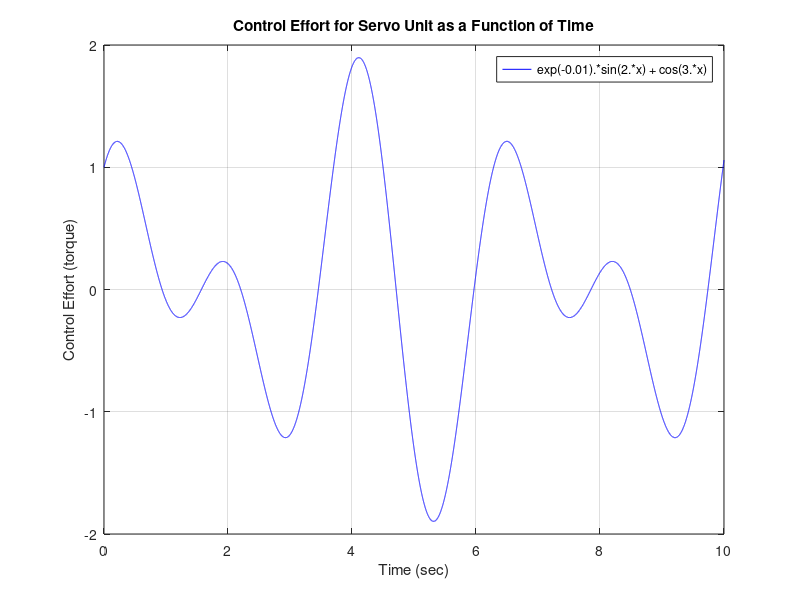

This chart was generated by the following MATLAB code: (Note: this script raises an error after producing the figure.)
%%%%%%%%%%%%%%%%%%%%%%%%%%%%%%%%%%%%%%%%%%%%%%%%%%%%%%%%%%%%%%%%%%%%%%%%%%%
%
%  Programmer(s) and Purdue Email Address(es):
%  1. Mark Luzarowski mluzarow@purdue.edu
%
%  Section: 017
%
%  Assignment #: 13.3 
%
%  Academic Integrity Statement:
%
%       I/we have not used source code obtained from
%       any other unauthorized source, either modified
%       or unmodified.  Neither have I/we provided access
%       to my/our code to another. The project I/we am/are submitting
%       is my/our own original work.
%
%  Program Description: Graphs the given equation and finds said graph's
%  minimums.
%
%%%%%%%%%%%%%%%%%%%%%%%%%%%%%%%%%%%%%%%%%%%%%%%%%%%%%%%%%%%%%%%%%%%%%%%%%%%

% --- INPUTS ---
%The equation of torque for a servo unit.
control_equ = 'exp(-0.01)*sin(2*x) + cos(3*x)';

% --- CALCULATIONS ---
%Plot the function from 0 to 10 seconds with blue line.
fplot(control_equ, [0 10], 'b-');
title('Control Effort for Servo Unit as a Function of Time');
xlabel('Time (sec)');
ylabel('Control Effort (torque)');
grid;

% --- OUTPUTS ----
%Finds the y of each minimum point.
[~, min1] = fminbnd(control_equ, 1, 1.5);
[~, min2] = fminbnd(control_equ, 2.5, 3.25);
[~, min3] = fminbnd(control_equ, 5, 6);
[~, min4] = fminbnd(control_equ, 7, 8);
[~, min5] = fminbnd(control_equ, 9, 10);
%Prints results.
fprintf('Minimum values are:\nMin1: %d\nMin2: %d\nMin3: %d\nMin4: %d\nMin5: %d', min1, min2, min3, min4, min5);

% Minimum values are:
% Min1: -2.296607e-001
% Min2: -1.211823e+000
% Min3: -1.896665e+000
% Min4: -2.296607e-001
% Min5: -1.211823e+000